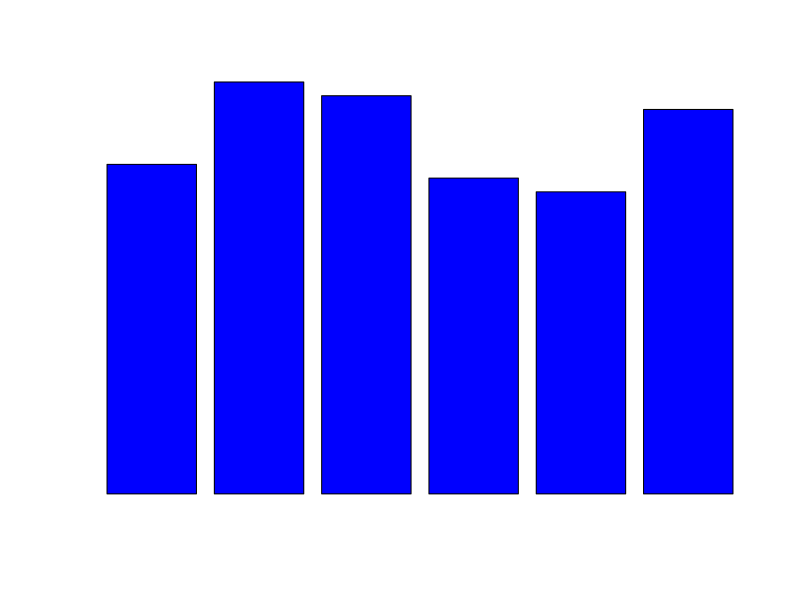

Write the R code that produced this figure. (Note: this script raises an error after producing the figure.)
temperatures <- c(24,30,29,23,22,28)

result <- barplot(temperatures,
                  main = "Maximum temperatures in a week",
                  xlab = "Degree Celsius",
                  ylab = "Day",
                  names.arg = c("Sun","Mon","Tue","Wed","Thu","Fri","Sat"),
                  col = "blue",
                  
)
print(result)